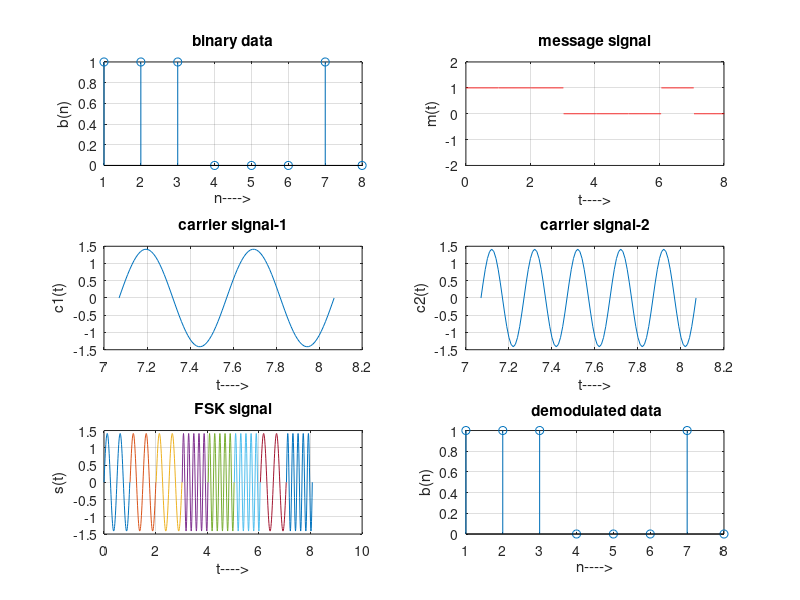

MATLAB code for this plot:
clc;
clear all;
close all;
%GENERATE CARRIER SIGNAL
Tb=1; fc1=2;fc2=5;
t=0:(Tb/100):Tb;
c1=sqrt(2/Tb)*sin(2*pi*fc1*t);
c2=sqrt(2/Tb)*sin(2*pi*fc2*t);
 %generate message signal
N=8;
m=rand(1,N);
t1=0;t2=Tb
for i=1:N
 t=[t1:(Tb/100):t2]
 if m(i)>0.5
 m(i)=1;
 m_s=ones(1,length(t));
 invm_s=zeros(1,length(t));
 else
 m(i)=0;
 m_s=zeros(1,length(t));
 invm_s=ones(1,length(t));
 end
 message(i,:)=m_s;
 %Multiplier
 fsk_sig1(i,:)=c1.*m_s;
 fsk_sig2(i,:)=c2.*invm_s;
 fsk=fsk_sig1+fsk_sig2;
 %plotting the message signal and the modulated signal
 subplot(3,2,2);axis([0 N -2 2]);plot(t,message(i,:),'r');
 title('message signal');xlabel('t---->');ylabel('m(t)');grid on;hold on;
 subplot(3,2,5);plot(t,fsk(i,:));
 title('FSK signal');xlabel('t---->');ylabel('s(t)');grid on;hold on;
 t1=t1+(Tb+.01); t2=t2+(Tb+.01);
 end
hold off
%Plotting binary data bits and carrier signal
subplot(3,2,1);stem(m);
title('binary data');xlabel('n---->'); ylabel('b(n)');grid on;
subplot(3,2,3);plot(t,c1);
title('carrier signal-1');xlabel('t---->');ylabel('c1(t)');grid on;
subplot(3,2,4);plot(t,c2);
title('carrier signal-2');xlabel('t---->');ylabel('c2(t)');grid on; 
 t1=0;t2=Tb
 for i=1:N
 t=[t1:(Tb/100):t2]
 %correlator
 x1=sum(c1.*fsk_sig1(i,:));
 x2=sum(c2.*fsk_sig2(i,:));
 x=x1-x2;
 %decision device
 if x>0
 demod(i)=1;
 else
 demod(i)=0;
 end
 t1=t1+(Tb+.01);
 t2=t2+(Tb+.01);
 end
 %Plotting the demodulated data bits
 subplot(3,2,6);stem(demod);
 title(' demodulated data');xlabel('n---->');ylabel('b(n)'); grid on;
